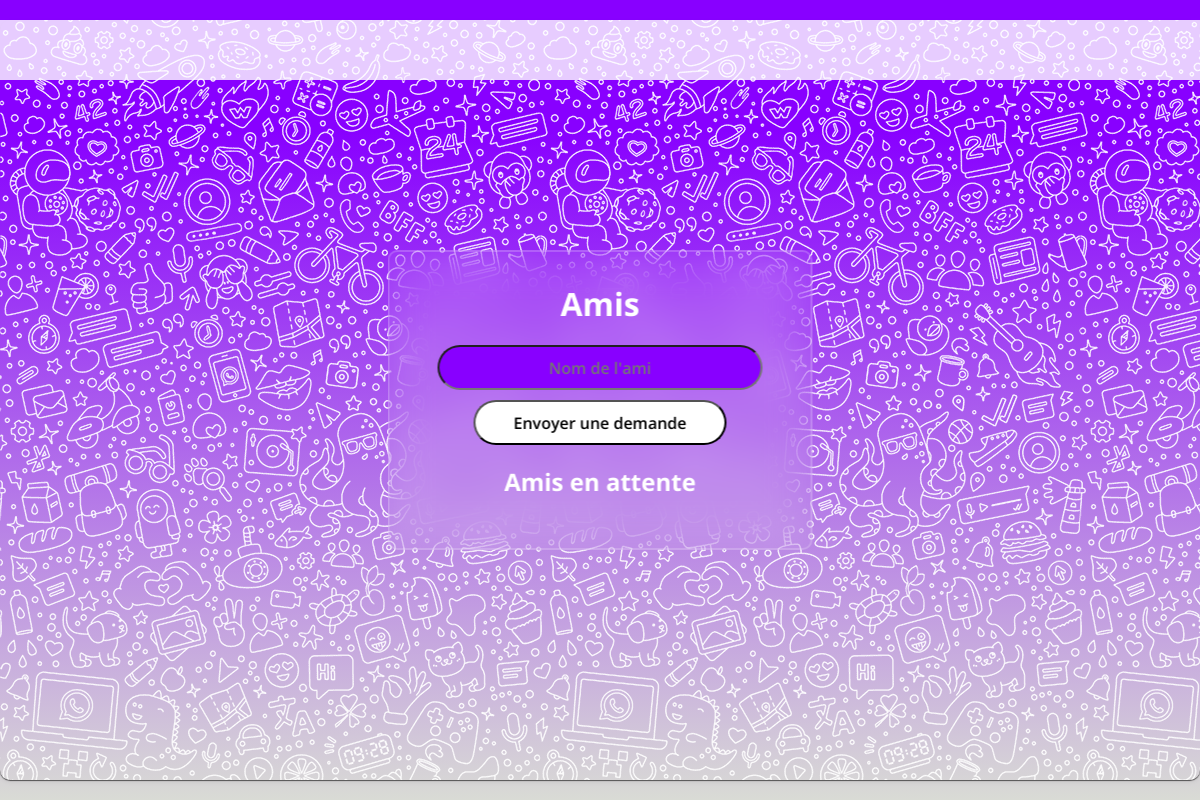
The page /ajouter (signed in) on the database as committed earlier.
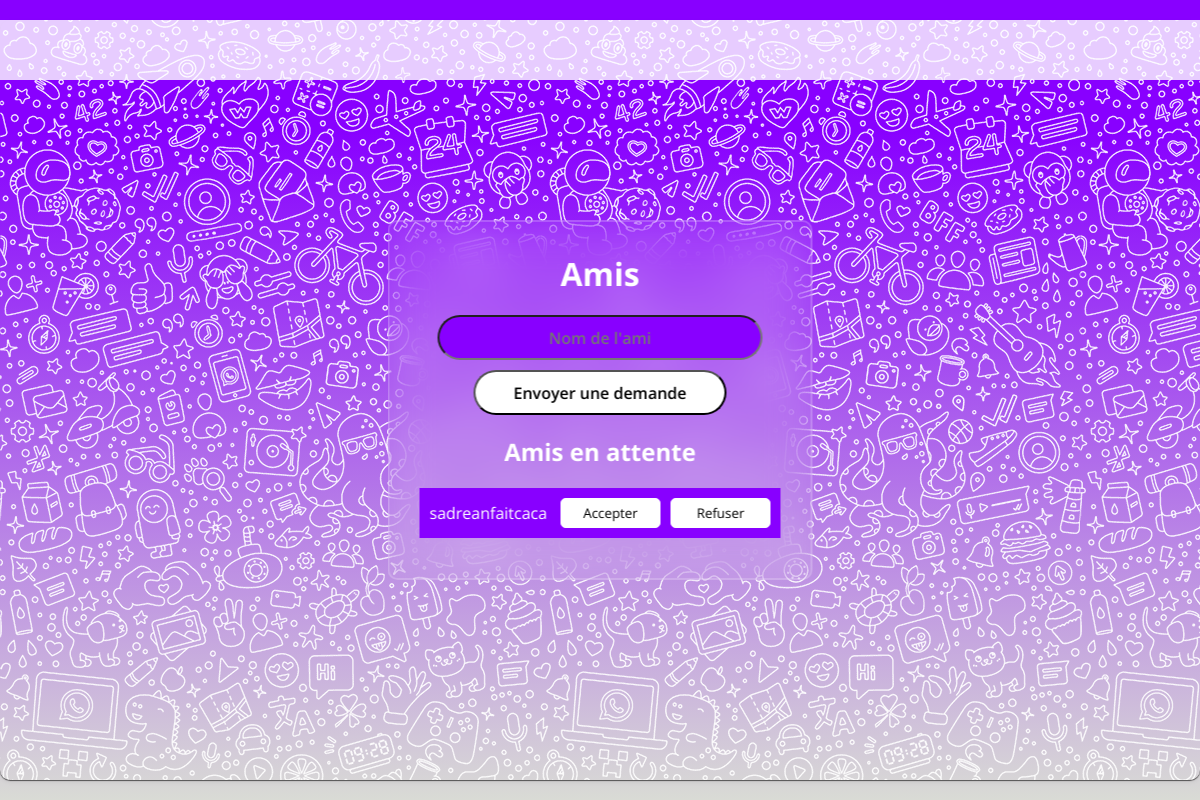
The same page on the database as committed later.
### website/models.py (models this page shows)
class User(db.Model, UserMixin):
  id = db.Column(db.Integer, primary_key=True)
  email = db.Column(db.String(50), unique=True, nullable=False)
  login = db.Column(db.String(30), unique=True, nullable=False)
  password = db.Column(db.String(20), nullable=False)
  name = db.Column(db.String(20), nullable=False)
  profil = db.Column(db.String(250))
  message = db.relationship('Message')  # pas compris l'utilité
  confirmed = db.Column(db.Boolean, default=False)
  token = db.Column(db.String(100))
  friends = db.relationship('Friend', foreign_keys='Friend.user_id', backref='user', lazy=True)

### website/friends.py (the view)
@friend.route('/ajouter')
@login_required
def ajouter():
    amisDemandeListe = []
    friend_requests = FriendRequest.query.filter_by(receiver_id=current_user.id, accepted=False).all()
    for i in friend_requests:
        amisDemandeListe.append(User.query.filter_by(id=i.sender_id).first())
    return render_template('ajouter.html', donnees=amisDemandeListe)

### website/templates/ajouter.html (shortened to what this page needs)
<html lang="fr">
<head>
  <link rel="stylesheet" href="../static/CSS/ajouter.css">
</head>
<body>
    <div class="container">
        <div class="barre">
            <a href="../HTML/page_accueil.html"></a>
        </div>
        <div class="contain">
            <div class="contain1">
                <h1>Amis</h1>
                <div class="bouton">
                    <form id="addFriendForm" method="POST" action="{{ url_for('friend.add_friend') }}">
                        <input type="text" id="friend_name" name="friend_name" placeholder="Nom de l'ami">
                        <div class="o">
                            <input type="submit" class="accepter" value="Envoyer une demande"></button>
                        </div>
                    </form>
                </div>
                <div class="amisEnAttente" id="amisEnAttente">
                    <h2>Amis en attente</h2>
                    <div class="attente">
                        <div class="amiEnAttente">
                        <ul>
                            {% for row in donnees %}
                            <li>
                                {{ row.login }}
                                <div class="actions">
                                <form method="POST" action="{{ url_for('friend.accept_demand', demande_id=row.id)}}">
                                    <button type="submit">Accepter</button>
                                </form>
                                <form method="POST" action="{{ url_for('friend.reject_demand', demande_id=row.id)}}">
                                    <button type="submit">Refuser</button>
                                </form>
                                </div>
                            </li>
                            {% endfor %}
                        </ul>
                        </div>
                    </div>
                </div>
            </div>
        </div>
    </div>
</body>
</html>

### website/static/CSS/ajouter.css (style rules this page uses)
* { margin: 0; padding: 0; box-sizing: border-box; font-family: 'Open Sans', sans-serif; }
body { display: flex; justify-content: center; align-items: center; min-height: 100vh; background: linear-gradient(#8800FF, #8800FF 130px, #d9dbd5); }
.container { position: relative; width: 1396px; max-width: 100%; height: calc(100vh - 40px); background: #e5ddd5; box-shadow: 0 1px 1px 0 rgba(0, 0, 0, 0.6), 0 2px 5px 0 rgba(0, 0, 0, 0.06); display: flex; background: url(../Image/fond.png); border-radius: 10px; }
.barre { position: absolute; top: 0; left: 0; width: 100%; height: 60px; background-color: #ffffff; opacity: 0.8; }
.barre a { display: flex; align-items: center; height: 100%; padding-left: 10px; text-decoration: none; color: #000; }
.contain { width: 425px; margin: 0 auto; position: absolute; top: 50%; left: 50%; transform: translate(-50%, -50%); }
.contain1 h1, .contain1 h2 { text-align: center; margin-bottom: 20px; }
.contain1 { width: px; background-color: transparent; color: #fff; border: 2px solid rgba(255,255,255,.2); backdrop-filter: blur(20px); box-shadow: 0 0 10px rgba (0,0,0, .2); border-radius: 10px; padding: 30px ; }
.bouton { text-align: center; width: 100%; }
.accepter { width: 70%; margin-top: 10px; margin-bottom: 20px; font-size: 16px; border-radius: 40px; font-weight: 600; background-color: #fff; height: 45px; color: black; text-align: center; cursor: pointer; }
.amisEnAttente h2 { text-align: center; margin-bottom: 20px; }
.amiEnAttente ul { list-style: none; padding: 0; }
.amiEnAttente ul li { display: flex; justify-content: space-between; align-items: center; padding: 10px; background-color: #8800FF; margin-bottom: 10px; color: #fff; }
.amiEnAttente ul li form { display: inline-block; }
.amiEnAttente ul li button { width: 100px; padding: 5px; border-radius: 5px; cursor: pointer; }
.amiEnAttente ul li button[type="submit"] { background-color: #fff; color: #000; border: 1px solid #fff; }
.actions { display: flex; gap: 10px; }
#friend_name { width: 90%; font-size: 16px; border-radius: 40px; font-weight: 600; background-color: #8800FF; height: 45px; color: #fff; text-align: center; }

Rows that differ between the two databases and show on the page:
added User: login "sadreanfaitcaca"
